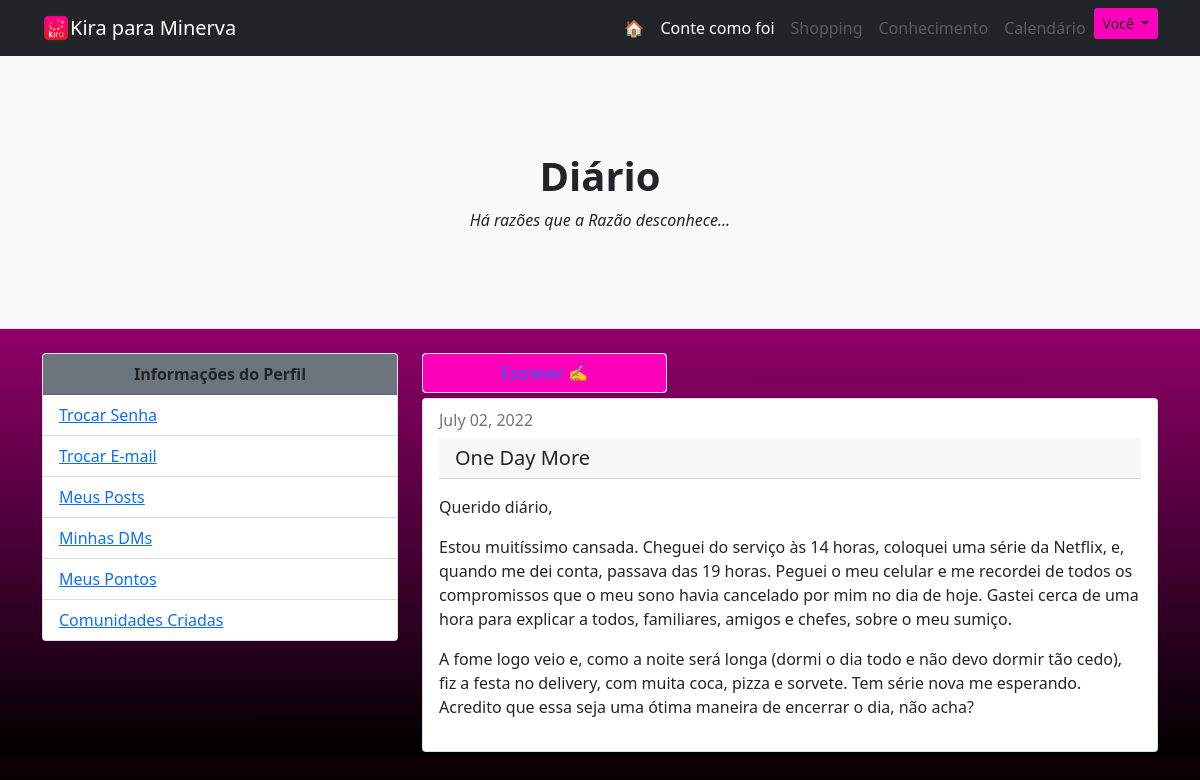
Page /diario (signed in) on the committed database.
### main.py (models this page shows)
class Usuario(UserMixin, db.Model): #PAI
    __tablename__ = "usuarios"
    id = db.Column(db.Integer, primary_key=True)
    nome_completo = db.Column(db.String(200))
    username = db.Column(db.String(100), unique=True)
    email = db.Column(db.String(200), unique=True)
    password = db.Column(db.String(100))
    pontos = db.Column(db.Integer)
    posts = relationship("Post", back_populates="autor_post")
    comentarios_usuario = relationship("Comentario", back_populates="autor_comentario")
    comunidades_criadas = relationship("Comunidade", back_populates="criador")
    entradas_usuario = relationship("Entrada", back_populates="autor_entrada")
    dms_recebidas = relationship("DirectMessage", back_populates="recipiente")

class Entrada(db.Model):
    __tablename__ = "entradas"
    id = db.Column(db.Integer, primary_key=True)
    id_autor_entrada = db.Column(db.Integer, db.ForeignKey("usuarios.id"))
    autor_entrada = relationship("Usuario", back_populates="entradas_usuario")
    titulo = db.Column(db.String(140), nullable=False)
    texto = db.Column(db.Text, nullable=False)
    data = db.Column(db.Date, nullable=False)

### main.py (the view)
@app.route('/diario')
def diario():
    return render_template("diario.html")

### main.py (called while the page is built)
@login_manager.user_loader
def load_user(id):
    return Usuario.query.get(id)

### templates/diario.html
{% extends "base.html" %}
{% block content %}
<div class="py-5 bg-light border-bottom mb-4" style="height: 70%">
    <div class="container">
        <div class="text-center my-5">
            <h1 class="fw-bolder">Diário</h1>
            <p class="italic" style="margin-top: 2px">Há razões que a Razão desconhece...</p>
        </div>
    </div>
</div>
<div class="container" style="height: 100%; margin: 20px auto 150px auto;">
        <div class="row">
            <div class="col-lg-4">
            <div class="card" style="width: 100%; margin-bottom: 10px">
              <div class="card-header bg-secondary" style="  font-weight: bold; text-align: center">   Informações do Perfil    </div>
                  <ul class="list-group list-group-flush">
                    <li class="list-group-item"><a href="{{ url_for('my_profile', menu_action='reset-pw') }}">Trocar Senha</a></li>
                    <li class="list-group-item"><a href="{{ url_for('my_profile', menu_action='reset-address') }}">Trocar E-mail</a></li>
                    <li class="list-group-item"><a href="{{ url_for('my_profile', menu_action='posts-de-usuario') }}">Meus Posts</a></li>
                    <li class="list-group-item"><a href="{{ url_for('my_profile', menu_action='dms') }}">Minhas DMs</a></li>
                    <li class="list-group-item"><a href="{{ url_for('my_profile', menu_action='pontos') }}">Meus Pontos</a></li>
                    <li class="list-group-item"><a href="{{ url_for('minhas_comunidades_criadas')}}">Comunidades Criadas</a></li>
                  </ul>
              </div>
            </div>
        <div class="col-lg-8 column">
         <div class="card col-lg-4">
          <button type="button" class="btn botao-rosa">
              <a class="sem_decoracao" href="{{ url_for("escrever_diario") }}">Escrever ✍️</a>
          </button>
        </div>
        {% for entrada in current_user.entradas_usuario %}
        <div class="card col-lg-12" style="margin: 5px auto 5px auto">
          <div class="card-body">
            <h6 class="card-subtitle mb-2 text-muted">{{ entrada.data.strftime("%B %d, %Y") }}</h6>
            <h5 class="card-text card-header">{{ entrada.titulo }}</h5>
            <p class="card-text" >{{ entrada.texto | safe }}</p>
          </div>
        </div>
        {% endfor %}
</div>
</div>
{% endblock %}

### templates/base.html (shortened to what this page needs)
<!DOCTYPE html>
<html lang="en" style="height: 100%">
    <head>
        <link href="../static/css/styles.css" rel="stylesheet" />
    </head>
    <body class="bg-secondary">
        <nav class="navbar sticky-top navbar-expand-lg navbar-dark bg-dark">
            <div class="container">
                <img src="../static/assets/kira-rosa.png" style="width:28px; height: 28px">
                <a class="navbar-brand text-white" >Kira {%if current_user.is_authenticated %} para {{current_user.nome_completo.split()[0]}} {% endif %}</a>
                <div class="collapse navbar-collapse" id="navbarSupportedContent">
                    <ul class="navbar-nav ms-auto mb-2 mb-lg-0">
                        <li class="nav-item"><a class="nav-link link-topo text-white" href="{{ url_for('home') }}">🏠</a></li>
                        <li class="nav-item"><a class="nav-link link-topo text-white" href="{{ url_for('comunidades', base="featured") }}">Conte como foi</a></li>
                        <li class="nav-item"><a class="nav-link link-topo disabled" href="{{ url_for('shopping') }}">Shopping</a></li>
                        <li class="nav-item"><a class="nav-link link-topo disabled" href="{{ url_for('conhecimento') }}">Conhecimento</a></li>
                        {% if current_user.is_authenticated %}
                        <li class="nav-item"><a class="nav-link link-topo disabled" href="{{ url_for('conhecimento') }}">Calendário</a></li>
                        <li class="nav-item">
                            <div class="btn-group">
                                <button type="button" class="btn btn-sm botao-rosa dropdown-toggle" data-toggle="dropdown" aria-haspopup="true" aria-expanded="false">
                                    Você
                                </button>
                            </div>
                        </li>
                        {% endif %}
                    </ul>
                </div>
            </div>
        </nav>
        {% block content %}
        {% endblock %}
    </body>
</html>

### rows in the picture
Usuario: nome_completo "Minerva"
Entrada: data "July 02, 2022", titulo "One Day More", texto "Querido diário, Estou muitíssimo cansada. Cheguei do serviço às 14 horas, coloquei uma série da Netflix, e, quando me dei conta, passava das 19 horas. Peguei o meu celular e me recordei de todos os compromissos que o meu sono havia cancelado por mim no dia de hoje. Gastei cerca de uma hora para explicar a todos, familiares, amigos e chefes, sobre o meu sumiço. A fome logo veio e, como a noite será longa (dormi o dia todo e não devo dormir tão cedo), fiz a festa no delivery, com muita coca, pizza e sorvete. Tem série nova me esperando. Acredito que essa seja uma ótima maneira de encerrar o dia, não acha?"
